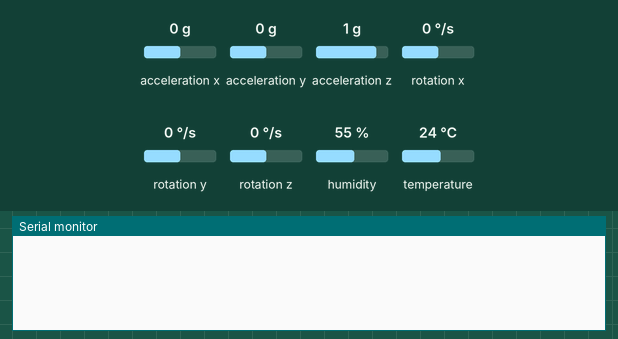
Bench run of a sketch on a simulated ESP8266 (NodeMCU). Parts: the last lines printed to the serial monitor. Wiring (inferred from the names in the program): MPU-6050 motion sensor at I2C address 0x68. Inputs (shaded band) come from the test bench; at power-on: acceleration x 0 g, humidity 55 %, acceleration y 0 g, temperature 24 °C, acceleration z 1 g, rotation x 0 °/s, rotation y 0 °/s, rotation z 0 °/s. WiFi joins after 1.5 s; servers stay silent unless stated.

Above: at 3.0 s.
3.1 s: acceleration x set to -1.4 g
At 5.2 s:
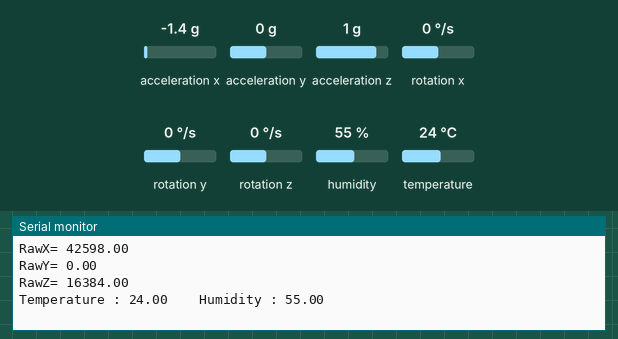
5.8 s: humidity set to 22 %
At 7.2 s:
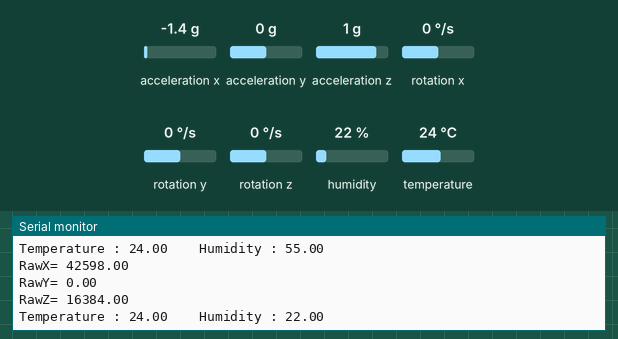
7.3 s: acceleration y set to -1.4 g
8.8 s: temperature set to 12 °C
At 10.1 s:
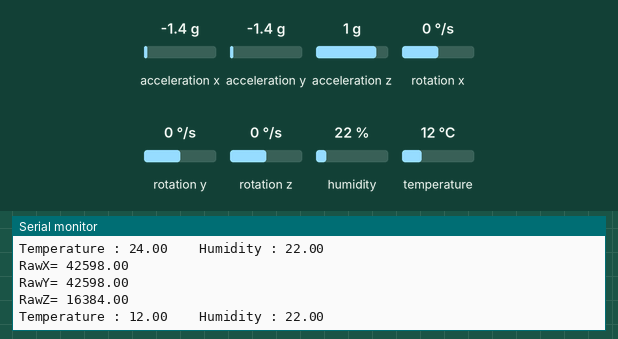
10.3 s: acceleration z set to -1.4 g
11.8 s: humidity set to 40 %
At 13.3 s:
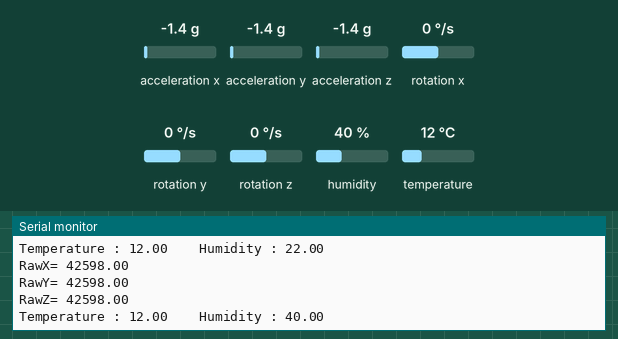
Timing chart, 0 to 14.3 s (numbered marks = the images above; inputs shaded):
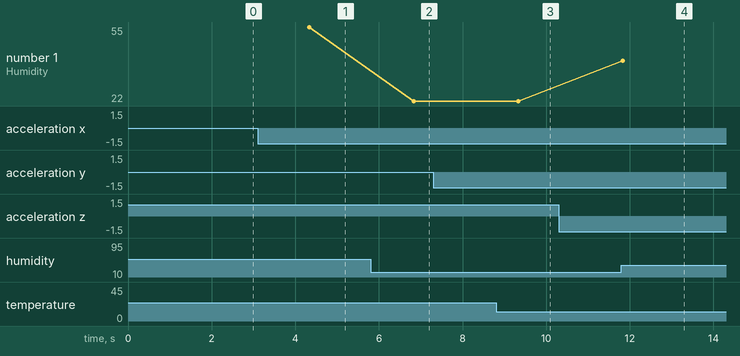

The sketch:

dht11esp.ino
```cpp
#define BLYNK_TEMPLATE_ID " "
#define BLYNK_TEMPLATE_NAME " "
#define BLYNK_AUTH_TOKEN " "
#define BLYNK_PRINT Serial
#include <ESP8266WiFi.h>
#include <BlynkSimpleEsp8266.h>


#include <DHT.h>

char auth[] = BLYNK_AUTH_TOKEN;

char ssid[] = " ";
char pass[] = " ";

#define DHTPIN 2          // Mention the digital pin where you connected
#define DHTTYPE DHT11     // DHT 11
DHT dht(DHTPIN, DHTTYPE);

//MPU6050
#include<Wire.h>

const int MPU_addr=0x68;
int16_t AcX,AcY,AcZ,Tmp,GyX,GyY,GyZ;

int minVal=265;
int maxVal=402;

double X;
double Y;
double Z;

BlynkTimer timer;


void setup(){
   Serial.begin(115200);
  Blynk.begin(auth, ssid, pass);
  dht.begin();
  Wire.begin();
  Wire.beginTransmission(MPU_addr);
  Wire.write(0x6B);
  Wire.write(0);
  Wire.endTransmission(true);
  timer.setInterval(2500L, sendSensor);
}
void sendSensor(){
  float h = dht.readHumidity();
  float t = dht.readTemperature(); // or dht.readTemperature(true) for Fahrenheit
   Wire.beginTransmission(MPU_addr);
  Wire.write(0x3B);
  Wire.endTransmission(false);
  Wire.requestFrom(MPU_addr,14,true);
  float AcX=Wire.read()<<8|Wire.read();
  float AcY=Wire.read()<<8|Wire.read();
  float AcZ=Wire.read()<<8|Wire.read();
  int xAng = map(AcX,minVal,maxVal,-90,90);
  int yAng = map(AcY,minVal,maxVal,-90,90);
  int zAng = map(AcZ,minVal,maxVal,-90,90);

  Serial.print("RawX= ");
  Serial.println(AcX);
  Serial.print("RawY= ");
  Serial.println(AcY);
  Serial.print("RawZ= ");
  Serial.println(AcZ);
  Blynk.virtualWrite(V1, h);
  Blynk.virtualWrite(V2, t);
  Blynk.virtualWrite(V3, AcX);
  Blynk.virtualWrite(V4, AcY);
  Blynk.virtualWrite(V5, AcZ);

    Serial.print("Temperature : ");
    Serial.print(t);
    Serial.print("    Humidity : ");
    Serial.println(h);
}

void loop(){
  Blynk.run();
  timer.run();
}
```

Measured:
- after the input at 3.1 s, the serial monitor: prints a new line after 1.2 s (image 1)
- after the input at 5.8 s, the serial monitor: prints a new line after 1.0 s (image 2)
- after the input at 8.8 s, the serial monitor: prints a new line after 0.53 s (image 3)
- after the input at 11.8 s, the serial monitor: prints a new line at once (image 4)
- plotted number 1: 55 → 22 after the input at 5.8 s, 22 → 40 after the input at 11.8 s
